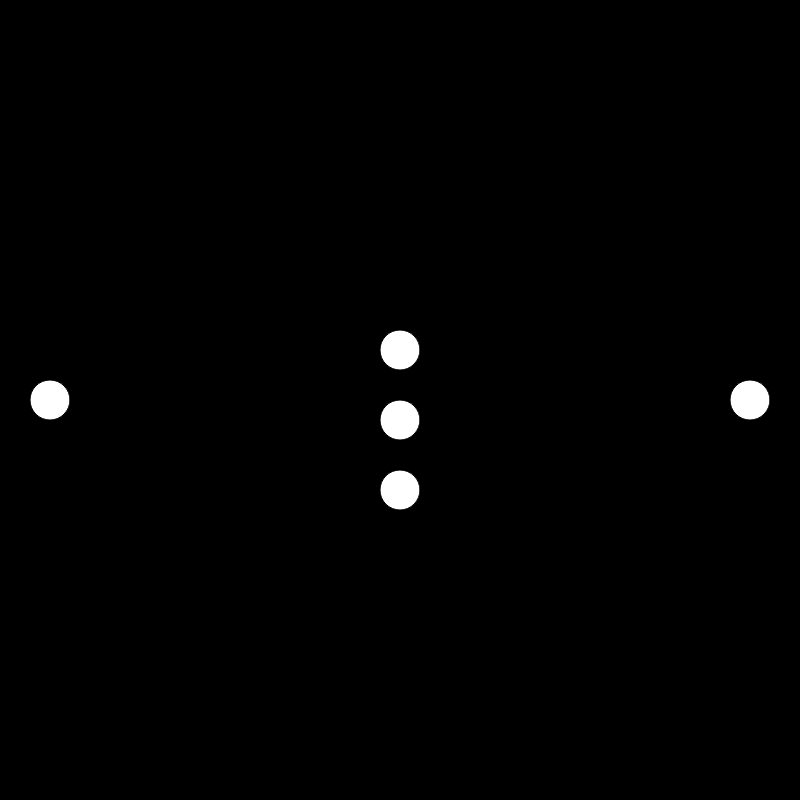
Frame 1 (no input)
Frame 60 (no input): identical to frame 1, image omitted
Frame 120 (the mouse pressed at the canvas centre since frame 60): identical to frame 1, image omitted

The p5.js sketch that drew this single still picture (run headless with seeded random() and noise() and a simulated clock; from frame 60 on, the mouse is pressed at the canvas centre):

// p5.js sketch
// ── sketch.js
/*

For future reader:

This is the first exaple of a feed forward network which has the ability to pass data through each node. In the next step I plan to improve the export() 
mechanic in order to improve efficiency and reduce the risk for bugs.

*/
var data = 10
var imputs = [];
var imputTotal = 1;
var outputs = []
var outputTotal = 1
var layer = [];
var nodesPerLayer = 3

function setup() {
    createCanvas(800, 800);
    background(0);
    for (i = 0; i < imputTotal; i++) {
        imputs.push(new imput());
    }
    for (i = 0; i < outputTotal; i++) {

        outputs.push(new output());

    }
    for (i = 0; i < nodesPerLayer; i++) {
        layer.push(new neuron());
    }
}

function draw() {
    background(0);
    for (i = 0; i < imputs.length; i++) {
        ellipse(50, 400 + (i * 70), 40, 40);
    }
    for (i = 0; i < layer.length; i++) {
        ellipse(400, 350 + (i * 70), 40, 40);
    }
    for (i = 0; i < outputs.length; i++) {
        ellipse(750, 400 + (i * 70), 40, 40);
    }
}

function keyPressed() {
    print(imputs.length);
    if (keyCode === ENTER) {
        send();
    }
}

function send() {
    for (i = 0; i < imputs.length; i++) {
        //print(imputs[i]);
        imputs[i].imputTo(data);
    }
}

function imput(imputed) {
    this.connectionsOut = layer

    this.imputTo = function (imput) {
        for (i = 0; i < this.connectionsOut.length; i++) {
            this.connectionsOut[i].sum(imput);

        }


        for (g = 0; g < this.connectionsOut.length; g++) {
print(this.connectionsOut.length)
            this.connectionsOut[g].export();
            
        }



    }
}

function neuron(sum) {
    this.connectionsOut = outputs;
    this.connectionsIn = imputs;
    this.total = 0
    this.sum = function (imput) {

        this.total += imput;

    }
    this.export = function () {


        for (i = 0; i < this.connectionsOut.length; i++) {

            this.connectionsOut[i].sum(this.total);
        }
        /*
        
        
        Try to fix this issue here
        
        
        
        */
        this.connectionsOut[0].export(true);
       

       

    }
}

function output(out) {

    this.sumE = 0
    this.sum = function (imput) {

        this.sumE += imput;

    }
    this.export = function (ready) {
        if (ready) {
            print(this.sumE);
        } else {
            print("preparing");
        }
    }
}
